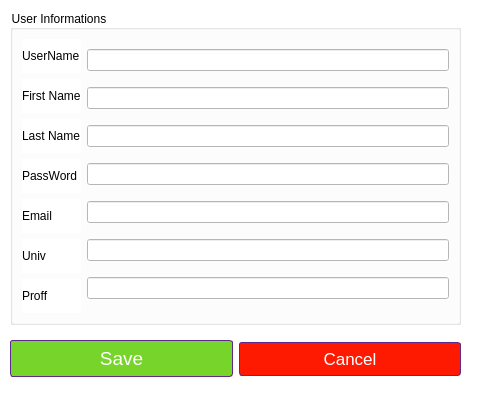
<?xml version="1.0" encoding="UTF-8"?>
<ui version="4.0">
 <class>AddUserDialog</class>
 <widget class="QDialog" name="AddUserDialog">
  <property name="geometry">
   <rect>
    <x>0</x>
    <y>0</y>
    <width>496</width>
    <height>401</height>
   </rect>
  </property>
  <property name="windowTitle">
   <string>Dialog</string>
  </property>
  <property name="styleSheet">
   <string notr="true">background-color: rgb(255, 255, 255);</string>
  </property>
  <widget class="QWidget" name="">
   <property name="geometry">
    <rect>
     <x>10</x>
     <y>340</y>
     <width>451</width>
     <height>38</height>
    </rect>
   </property>
   <layout class="QHBoxLayout" name="horizontalLayout_2">
    <item>
     <widget class="QPushButton" name="save_Btn">
      <property name="styleSheet">
       <string notr="true"> QPushButton {
background:-webkit-gradient(linear, left top, left bottom, color-stop(0.05, color: rgb(0, 170, 0);), color-stop(1, #1a5c66));
	background:-moz-linear-gradient(top, #599bb3 5%, #1a5c66 100%);
	background:-webkit-linear-gradient(top, #599bb3 5%, #1a5c66 100%);
	background:-o-linear-gradient(top, #599bb3 5%, #1a5c66 100%);
	background:-ms-linear-gradient(top, #599bb3 5%, #1a5c66 100%);
	background:linear-gradient(to bottom, #599bb3 5%, #1a5c66 100%);
	background-color:#77d42a;
	
	border-radius:3px;
	border:1px solid #5c298f;
	color:#ffffff;
	font-family:arial;
	font-size:19px;
	padding:6px 24px;
	text-decoration:none;
	
}
QPushButton:hover {
	background:-webkit-gradient(linear, left top, left bottom, color-stop(0.05, #1a5c66), color-stop(1, #599bb3));
	background:-moz-linear-gradient(top, #1a5c66 5%, #599bb3 100%);
	background:-webkit-linear-gradient(top, #1a5c66 5%, #599bb3 100%);
	background:-o-linear-gradient(top, #1a5c66 5%, #599bb3 100%);
	background:-ms-linear-gradient(top, #1a5c66 5%, #599bb3 100%);
	background:linear-gradient(to bottom, #1a5c66 5%, #599bb3 100%);
	background-color:#1a5c66;
}
QPushButton:active {
	position:relative;
	top:1px;
}
</string>
      </property>
      <property name="text">
       <string>Save</string>
      </property>
     </widget>
    </item>
    <item>
     <widget class="QPushButton" name="cancel_Btn">
      <property name="styleSheet">
       <string notr="true"> QPushButton {
background:-webkit-gradient(linear, left top, left bottom, color-stop(0.05, color: rgb(0, 170, 0);), color-stop(1, #1a5c66));
	background:-moz-linear-gradient(top, #599bb3 5%, #1a5c66 100%);
	background:-webkit-linear-gradient(top, #599bb3 5%, #1a5c66 100%);
	background:-o-linear-gradient(top, #599bb3 5%, #1a5c66 100%);
	background:-ms-linear-gradient(top, #599bb3 5%, #1a5c66 100%);
	background:linear-gradient(to bottom, #599bb3 5%, #1a5c66 100%);
	background-color:#fe1a00;
	
	border-radius:3px;
	border:1px solid #5c298f;
	color:#ffffff;
	font-family:arial;
	font-size:17px;
	padding:6px 24px;
	text-decoration:none;
	
}
QPushButton:hover {
	background:-webkit-gradient(linear, left top, left bottom, color-stop(0.05, #1a5c66), color-stop(1, #599bb3));
	background:-moz-linear-gradient(top, #1a5c66 5%, #599bb3 100%);
	background:-webkit-linear-gradient(top, #1a5c66 5%, #599bb3 100%);
	background:-o-linear-gradient(top, #1a5c66 5%, #599bb3 100%);
	background:-ms-linear-gradient(top, #1a5c66 5%, #599bb3 100%);
	background:linear-gradient(to bottom, #1a5c66 5%, #599bb3 100%);
	background-color:#1a5c66;
}
QPushButton:active {
	position:relative;
	top:1px;
}
</string>
      </property>
      <property name="text">
       <string>Cancel</string>
      </property>
     </widget>
    </item>
   </layout>
  </widget>
  <widget class="QGroupBox" name="">
   <property name="geometry">
    <rect>
     <x>10</x>
     <y>10</y>
     <width>451</width>
     <height>315</height>
    </rect>
   </property>
   <property name="styleSheet">
    <string notr="true">font: 75 12pt &quot;MS Shell Dlg 2&quot;;</string>
   </property>
   <property name="title">
    <string>User Informations</string>
   </property>
   <layout class="QHBoxLayout" name="horizontalLayout">
    <item>
     <layout class="QVBoxLayout" name="verticalLayout">
      <item>
       <widget class="QLabel" name="userName_label">
        <property name="text">
         <string>UserName</string>
        </property>
       </widget>
      </item>
      <item>
       <widget class="QLabel" name="firstName_label">
        <property name="text">
         <string>First Name</string>
        </property>
       </widget>
      </item>
      <item>
       <widget class="QLabel" name="lastName_labe">
        <property name="text">
         <string>Last Name</string>
        </property>
       </widget>
      </item>
      <item>
       <widget class="QLabel" name="passwor_lable">
        <property name="text">
         <string>PassWord</string>
        </property>
       </widget>
      </item>
      <item>
       <widget class="QLabel" name="email_Lable">
        <property name="text">
         <string>Email</string>
        </property>
       </widget>
      </item>
      <item>
       <widget class="QLabel" name="univ_lable">
        <property name="text">
         <string>Univ</string>
        </property>
       </widget>
      </item>
      <item>
       <widget class="QLabel" name="label_4">
        <property name="text">
         <string>Proff</string>
        </property>
       </widget>
      </item>
     </layout>
    </item>
    <item>
     <layout class="QVBoxLayout" name="verticalLayout_2">
      <item>
       <widget class="QLineEdit" name="userName_edit"/>
      </item>
      <item>
       <widget class="QLineEdit" name="firstName_edit"/>
      </item>
      <item>
       <widget class="QLineEdit" name="lastName_edit"/>
      </item>
      <item>
       <widget class="QLineEdit" name="password_edit"/>
      </item>
      <item>
       <widget class="QLineEdit" name="email_edit"/>
      </item>
      <item>
       <widget class="QLineEdit" name="univ_edit"/>
      </item>
      <item>
       <widget class="QLineEdit" name="prof_edit"/>
      </item>
     </layout>
    </item>
   </layout>
  </widget>
 </widget>
 <resources/>
 <connections/>
</ui>
